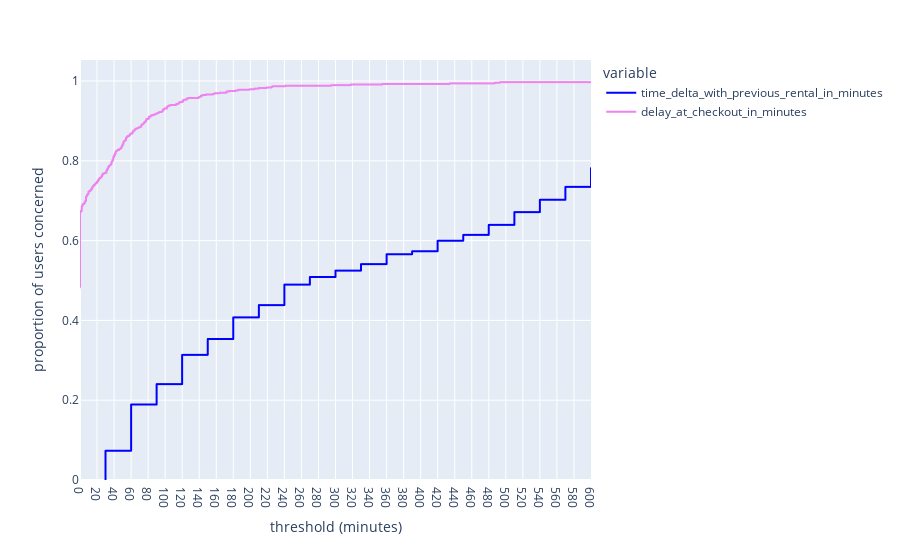

Write notebook code for a chart like this one.
### Markdown cell above
## threshold: how long should the minimum delay be?

### Code cell
fig = px.ecdf(data_ecdf[data_ecdf['checkin_type']=='connect'], x=["time_delta_with_previous_rental_in_minutes", "delay_at_checkout_in_minutes"],range_x=(0, 600),color_discrete_sequence=[ "blue", "violet"])                                                                                                                                                                                                                            
fig.update_xaxes(title_text='threshold (minutes)', nticks=50) 
fig.update_yaxes(title_text='proportion of users concerned') 
fig.show()
print("Nous constatons 66% de la population rendent leur voiture à temps et le seuil mininimal de retard est de 30 minutes où on arrive régler la situation." 
"Le retard de retour impacte le delai de reprise d'une manière proportionnelle et le retard s'accumule graduellement sur la journée à partir de 30 minutes"
"A partir de 40 minutes de retard, environ 20% de potentiels loueurs sont perdus par le proprietère.")

### Figure 1 — Plotly figure (JSON) as saved in the notebook; plotly's stock layout.template omitted (floating-point values rounded to 4 significant figures; data arrays with more than 128 entries replaced by an {"elided": "..."} marker saying what was removed)
{"data": [{"hovertemplate": "variable=time_delta_with_previous_rental_in_minutes<br>value=%{x}<br>probability=%{y}<extra></extra>", "legendgroup": "time_delta_with_previous_rental_in_minutes", "line": {"dash": "solid", "shape": "hv"}, "marker": {"color": "blue", "symbol": "circle"}, "mode": "lines", "name": "time_delta_with_previous_rental_in_minutes", "showlegend": true, "type": "scattergl", "x": {"elided": "682 int values"}, "xaxis": "x", "y": {"elided": "682 float values"}, "yaxis": "y"}, {"hovertemplate": "variable=delay_at_checkout_in_minutes<br>value=%{x}<br>probability=%{y}<extra></extra>", "legendgroup": "delay_at_checkout_in_minutes", "line": {"dash": "solid", "shape": "hv"}, "marker": {"color": "violet", "symbol": "circle"}, "mode": "lines", "name": "delay_at_checkout_in_minutes", "showlegend": true, "type": "scattergl", "x": {"elided": "682 int values"}, "xaxis": "x", "y": {"elided": "682 float values"}, "yaxis": "y"}], "layout": {"legend": {"title": {"text": "variable"}, "tracegroupgap": 0}, "margin": {"t": 60}, "xaxis": {"anchor": "y", "domain": [0, 1], "nticks": 50, "range": [0, 600], "title": {"text": "threshold (minutes)"}}, "yaxis": {"anchor": "x", "domain": [0, 1], "rangemode": "tozero", "title": {"text": "proportion of users concerned"}}}}
